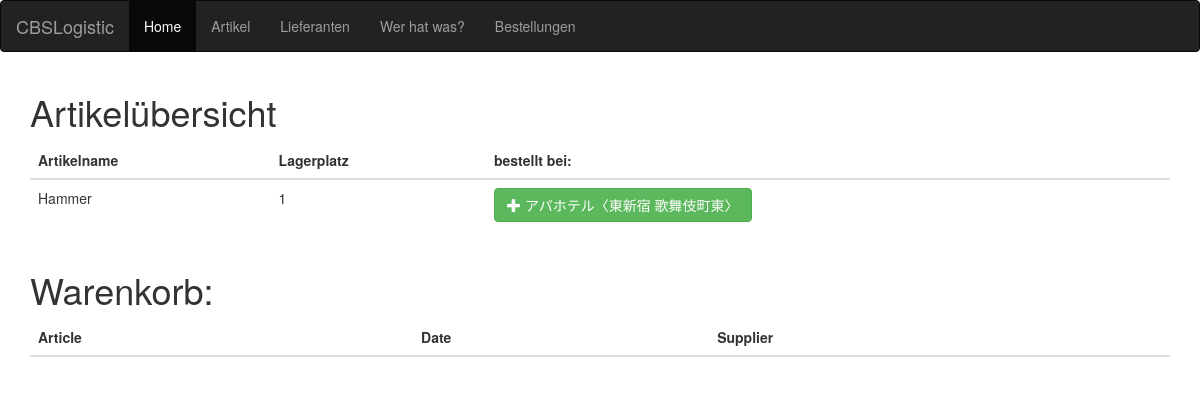
Page /getstatus/ on the earlier database version.
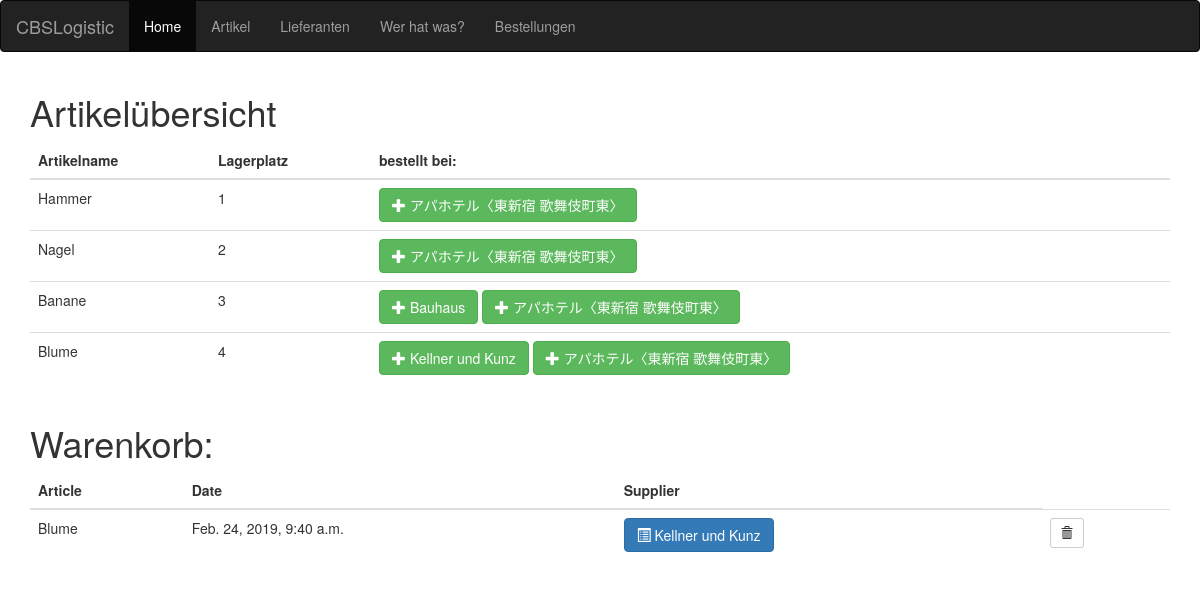
Same page on the later database version.
### warehouse/models.py (models this page shows, shortened)
class Article(models.Model):
    id = models.AutoField(primary_key=True)
    label = models.CharField(max_length=200)
    sensor_no = models.IntegerField()
    sensor_status = models.BooleanField(default=True)
    supplier = models.ManyToManyField(Supplier, through='Detail')
    image = models.ImageField(upload_to='profile_image', blank=True)
    def __str__(self):
        return self.label

class Detail(models.Model):
    id = models.AutoField(primary_key=True)
    article = models.ForeignKey(Article, on_delete=models.CASCADE)
    supplier = models.ForeignKey(Supplier, on_delete=models.CASCADE)
    order_min = models.IntegerField(default=0)
    price = models.ForeignKey(Detailprice, on_delete=models.CASCADE)
    shipment_cost = models.IntegerField(default=0)

class Supplier(models.Model):
    id = models.AutoField(primary_key=True)
    name = models.CharField(max_length=200)
    shipment_cost = models.IntegerField(default=0)
    order_min_value = models.IntegerField(default=0)
    def __str__(self):
        return self.name

class Orderbasket(models.Model):
    id = models.AutoField(primary_key=True)
    detail = models.ForeignKey(Detail, on_delete=models.CASCADE)
    date = models.DateTimeField(default=datetime.now)
    quantity = models.IntegerField(default=1)
    confirmed = models.BooleanField(default=False)
    ordered = models.BooleanField(default=False)
    discount_abs = models.IntegerField(default=0)
    discount_percent = models.IntegerField(default=0)
    address = models.ForeignKey(Address, on_delete=models.CASCADE, null=True)

### warehouse/views.py (the view, shortened to what this page needs)
# urls.py: path('getstatus/', ArticleListView.as_view(), name='getstatus'),
class ArticleListView(generic.ListView):
    template_name = 'getstatus.html'
    context_object_name = 'all_articles'
    queryset = Article.objects.all()
    def get_context_data(self, **kwargs):
        context = super(ArticleListView, self).get_context_data(**kwargs)
        context['empty_articles'] = Article.objects.filter(sensor_status=True)
        context['all_supplier'] = Supplier.objects.all()
        context['details'] = Detail.objects.filter(article__sensor_status=True)
        context['baskets'] = Orderbasket.objects.filter(ordered='False').order_by('detail__supplier')
        return context

### warehouse/templates/getstatus.html (shortened to what this page needs)
<!DOCTYPE html>
<html lang="en">
<head>
    <link rel="stylesheet" href="https://maxcdn.bootstrapcdn.com/bootstrap/3.3.7/css/bootstrap.min.css">
</head>
<body>
<nav class="navbar navbar-inverse">
  <div class="container-fluid">
    <div class="navbar-header">
      <a class="navbar-brand" href="/getstatus">CBSLogistic</a>
    </div>
    <ul class="nav navbar-nav">
      <li class="active"><a href="/getstatus">Home</a></li>
      <li><a href="/article">Artikel</a></li>
      <li><a href="/supplier">Lieferanten</a></li>
      <li><a href="/getmatrix">Wer hat was?</a></li>
      <li><a href="/order">Bestellungen</a></li>
    </ul>
  </div>
</nav>
<div class="container">
<h1> Artikelübersicht</h1>
<table class="table">
    <thead>
    <tr>
        <th>Artikelname</th>
        <th>Lagerplatz</th>
        <th>bestellt bei:</th>
     </tr>
    </thead>
    <tbody>
    {% for article in empty_articles %}
    <tr>
        <td>{{article.label}}</td>
        <td>{{article.sensor_no}}</td>
        <td>
            <form action="/getstatus/" method="post">
            {% for detail in details %}
                {% if detail.article == article %}
                    <button type="submit" class="btn btn-success" name="detail" value="{{detail.id}}">
                        <span class="glyphicon glyphicon-plus"></span> {{detail.supplier}}
                    </button>
                {% endif %}
            {% endfor %}
            </form>
        </td>
    </tr>
    {% endfor %}
</table>
</div>
<div class="container">
<h1>Warenkorb: </h1>
<table class="table">
    <thead>
    <tr>
        <th>Article</th>
        <th>Date</th>
        <th>Supplier</th>
     </tr>
    </thead>
        {% for basket in baskets %}
    <tbody>
        <tr>
        <td>
        {{basket.detail.article}}
        </td>
        <td>
          {{basket.date}}
        </td>
        <td>
            <form action="/getbucket/" method="post">
                <button type="submit" class="btn btn-primary" name="getbucket" value="{{basket.detail.supplier.id}}">
                    <span class="glyphicon glyphicon-list-alt"></span> {{basket.detail.supplier}}
                </button>
            </form>
        </td>
        <td>
            <form action="/getstatus/" method="post">
                <button type="submit" class="btn btn-default btn-sm" name="remove" value="{{basket.id}}">
                    <span class="glyphicon glyphicon-trash"></span>
                </button>
            </form>
        </td>
        </tr>
        {% endfor %}
    </tbody>
</table>
</div>
</html>

Differences in the rows shown:
added Article: label "Nagel", sensor_no "2"
added Detail: {{ detail.id }} 32 (drawn), supplier "アパホテル〈東新宿 歌舞伎町東〉", shown under "Nagel"
added Article: label "Banane", sensor_no "3"
added Detail: {{ detail.id }} 33 (drawn), supplier "Bauhaus", shown under "Banane"
added Detail: {{ detail.id }} 34 (drawn), supplier "アパホテル〈東新宿 歌舞伎町東〉", shown under "Banane"
added Article: label "Blume", sensor_no "4"
added Detail: {{ detail.id }} 35 (drawn), supplier "Kellner und Kunz", shown under "Blume"
added Detail: {{ detail.id }} 36 (drawn), supplier "アパホテル〈東新宿 歌舞伎町東〉", shown under "Blume"
added Orderbasket: detail.article "Blume", date "Feb. 24, 2019, 9:40 a.m.", detail.supplier "Kellner und Kunz", {{ basket.id }} 183 (drawn)
